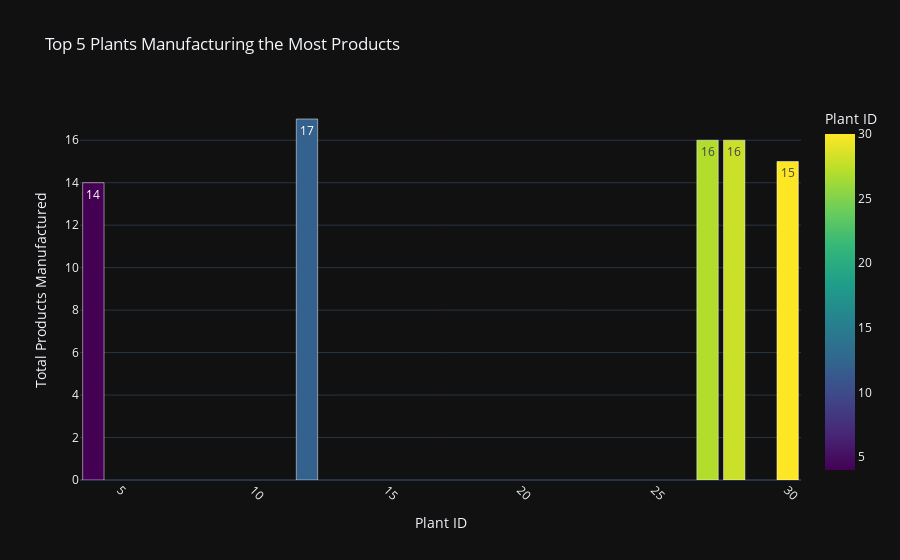

Notebook code cell kept with this figure:
### Markdown cell above
### 4)  CTE) Retrieve top 5 plants which manufacture maximum products without limit [11]

### Code cell
cursor = connection.cursor()
cursor.execute("""
    WITH RankedPlants AS (
        SELECT p.plantID, p.plantCity, p.plantZipcode, COUNT(pr.productID) AS totalProductsManufactured,
               ROW_NUMBER() OVER (ORDER BY COUNT(pr.productID) DESC) AS plant_rank
        FROM manufacturing m
        JOIN product pr ON m.manufacturingID = pr.p_manufacturingID
        JOIN plant p ON m.m_plantID = p.plantID
        GROUP BY p.plantID, p.plantCity, p.plantZipcode
    )
    SELECT plantID, plantCity, plantZipcode, totalProductsManufactured
    FROM RankedPlants
    WHERE plant_rank <= 5;
""")
# Fetch the data
data = cursor.fetchall()

# Convert the fetched data into a Pandas DataFrame
df = pd.DataFrame(data, columns=['plantID', 'plantCity', 'plantZipcode', 'totalProductsManufactured'])

# Create a Bar Plot using Plotly
fig = px.bar(df, x='plantID', y='totalProductsManufactured', text='totalProductsManufactured',
             title='Top 5 Plants Manufacturing the Most Products',
             labels={'plantID': 'Plant ID', 'totalProductsManufactured': 'Total Products Manufactured'},
             color='plantID', color_continuous_scale='Viridis')

# Set dark background and adjust plot properties
fig.update_traces(marker=dict(line=dict(color='white', width=0.5)))
fig.update_layout(template='plotly_dark', xaxis={'title': 'Plant ID', 'tickangle': 45},
                  yaxis={'title': 'Total Products Manufactured'})

# Show the plot
fig.show()

### Figure 1 — Plotly figure (JSON) as saved in the notebook; plotly's stock layout.template omitted (floating-point values rounded to 4 significant figures)
{"data": [{"alignmentgroup": "True", "hovertemplate": "Plant ID=%{marker.color}<br>Total Products Manufactured=%{text}<extra></extra>", "legendgroup": "", "marker": {"color": [12, 28, 27, 30, 4], "coloraxis": "coloraxis", "line": {"color": "white", "width": 0.5}, "pattern": {"shape": ""}}, "name": "", "offsetgroup": "", "orientation": "v", "showlegend": false, "text": [17, 16, 16, 15, 14], "textposition": "auto", "type": "bar", "x": [12, 28, 27, 30, 4], "xaxis": "x", "y": [17, 16, 16, 15, 14], "yaxis": "y"}], "layout": {"barmode": "relative", "coloraxis": {"colorbar": {"title": {"text": "Plant ID"}}, "colorscale": [[0, "#440154"], [0.1111, "#482878"], [0.2222, "#3e4989"], [0.3333, "#31688e"], [0.4444, "#26828e"], [0.5556, "#1f9e89"], [0.6667, "#35b779"], [0.7778, "#6ece58"], [0.8889, "#b5de2b"], [1, "#fde725"]]}, "legend": {"tracegroupgap": 0}, "title": {"text": "Top 5 Plants Manufacturing the Most Products"}, "xaxis": {"anchor": "y", "domain": [0, 1], "tickangle": 45, "title": {"text": "Plant ID"}}, "yaxis": {"anchor": "x", "domain": [0, 1], "title": {"text": "Total Products Manufactured"}}}}
